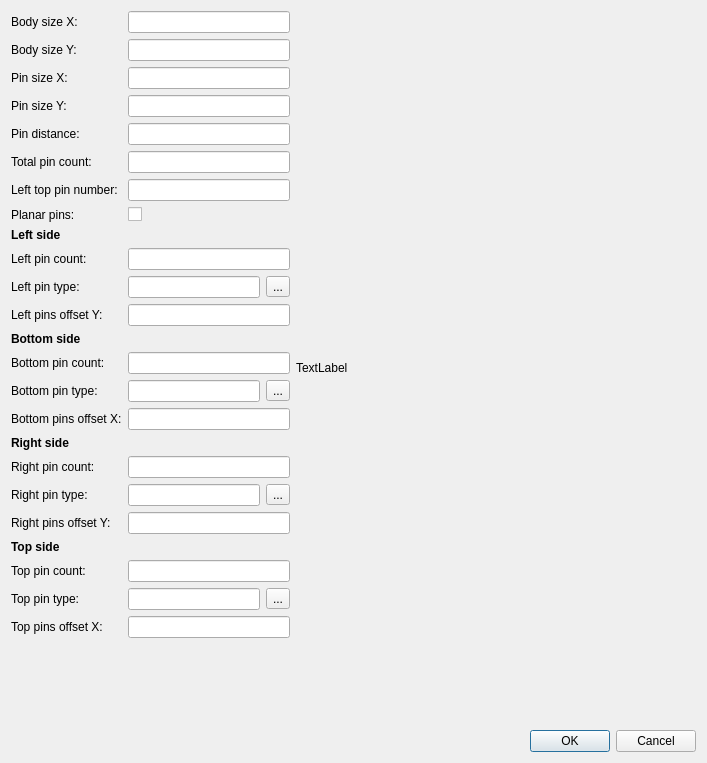
<?xml version="1.0" encoding="UTF-8"?>
<ui version="4.0">
 <class>SdDMasterPartQuadSide</class>
 <widget class="QDialog" name="SdDMasterPartQuadSide">
  <property name="geometry">
   <rect>
    <x>0</x>
    <y>0</y>
    <width>707</width>
    <height>763</height>
   </rect>
  </property>
  <property name="windowTitle">
   <string>Quad side pins part master</string>
  </property>
  <layout class="QVBoxLayout" name="verticalLayout">
   <item>
    <layout class="QHBoxLayout" name="horizontalLayout_5">
     <item>
      <layout class="QFormLayout" name="formLayout">
       <item row="0" column="0">
        <widget class="QLabel" name="label">
         <property name="text">
          <string>Body size X:</string>
         </property>
        </widget>
       </item>
       <item row="0" column="1">
        <widget class="QLineEdit" name="mBodySizeX"/>
       </item>
       <item row="1" column="0">
        <widget class="QLabel" name="label_2">
         <property name="text">
          <string>Body size Y:</string>
         </property>
        </widget>
       </item>
       <item row="1" column="1">
        <widget class="QLineEdit" name="mBodySizeY"/>
       </item>
       <item row="2" column="0">
        <widget class="QLabel" name="label_15">
         <property name="text">
          <string>Pin size X:</string>
         </property>
        </widget>
       </item>
       <item row="2" column="1">
        <widget class="QLineEdit" name="mPinSizeX"/>
       </item>
       <item row="3" column="0">
        <widget class="QLabel" name="label_3">
         <property name="text">
          <string>Pin size Y:</string>
         </property>
        </widget>
       </item>
       <item row="3" column="1">
        <widget class="QLineEdit" name="mPinSizeY"/>
       </item>
       <item row="4" column="0">
        <widget class="QLabel" name="label_6">
         <property name="text">
          <string>Pin distance:</string>
         </property>
        </widget>
       </item>
       <item row="4" column="1">
        <widget class="QLineEdit" name="mPinDistance"/>
       </item>
       <item row="5" column="0">
        <widget class="QLabel" name="label_10">
         <property name="text">
          <string>Total pin count:</string>
         </property>
        </widget>
       </item>
       <item row="5" column="1">
        <widget class="QLineEdit" name="mTotalPinCount"/>
       </item>
       <item row="6" column="0">
        <widget class="QLabel" name="label_16">
         <property name="text">
          <string>Left top pin number:</string>
         </property>
        </widget>
       </item>
       <item row="6" column="1">
        <widget class="QLineEdit" name="mLeftTopPinNumber"/>
       </item>
       <item row="7" column="0">
        <widget class="QLabel" name="label_14">
         <property name="text">
          <string>Planar pins:</string>
         </property>
        </widget>
       </item>
       <item row="7" column="1">
        <widget class="QCheckBox" name="mPlanar">
         <property name="text">
          <string/>
         </property>
        </widget>
       </item>
       <item row="8" column="0">
        <widget class="QLabel" name="label_12">
         <property name="font">
          <font>
           <weight>75</weight>
           <bold>true</bold>
          </font>
         </property>
         <property name="text">
          <string>Left side</string>
         </property>
        </widget>
       </item>
       <item row="9" column="0">
        <widget class="QLabel" name="label_4">
         <property name="text">
          <string>Left pin count:</string>
         </property>
        </widget>
       </item>
       <item row="9" column="1">
        <widget class="QLineEdit" name="mLeftPinCount"/>
       </item>
       <item row="10" column="0">
        <widget class="QLabel" name="label_5">
         <property name="text">
          <string>Left pin type:</string>
         </property>
        </widget>
       </item>
       <item row="10" column="1">
        <layout class="QHBoxLayout" name="horizontalLayout">
         <item>
          <widget class="QLineEdit" name="mLeftPinType"/>
         </item>
         <item>
          <widget class="QToolButton" name="mLeftPinTypeSelect">
           <property name="text">
            <string>...</string>
           </property>
          </widget>
         </item>
        </layout>
       </item>
       <item row="11" column="0">
        <widget class="QLabel" name="label_7">
         <property name="text">
          <string>Left pins offset Y:</string>
         </property>
        </widget>
       </item>
       <item row="11" column="1">
        <widget class="QLineEdit" name="mLeftPinOffsetY"/>
       </item>
       <item row="12" column="0">
        <widget class="QLabel" name="label_13">
         <property name="font">
          <font>
           <weight>75</weight>
           <bold>true</bold>
          </font>
         </property>
         <property name="text">
          <string>Bottom side</string>
         </property>
        </widget>
       </item>
       <item row="13" column="0">
        <widget class="QLabel" name="label_8">
         <property name="text">
          <string>Bottom pin count:</string>
         </property>
        </widget>
       </item>
       <item row="13" column="1">
        <widget class="QLineEdit" name="mBottomPinCount"/>
       </item>
       <item row="14" column="0">
        <widget class="QLabel" name="label_11">
         <property name="text">
          <string>Bottom pin type:</string>
         </property>
        </widget>
       </item>
       <item row="14" column="1">
        <layout class="QHBoxLayout" name="horizontalLayout_2">
         <item>
          <widget class="QLineEdit" name="mBottomPinType"/>
         </item>
         <item>
          <widget class="QToolButton" name="mBottomPinTypeSelect">
           <property name="text">
            <string>...</string>
           </property>
          </widget>
         </item>
        </layout>
       </item>
       <item row="15" column="0">
        <widget class="QLabel" name="label_9">
         <property name="text">
          <string>Bottom pins offset X:</string>
         </property>
        </widget>
       </item>
       <item row="15" column="1">
        <widget class="QLineEdit" name="mBottomPinOffsetX"/>
       </item>
       <item row="16" column="0">
        <widget class="QLabel" name="label_19">
         <property name="font">
          <font>
           <weight>75</weight>
           <bold>true</bold>
          </font>
         </property>
         <property name="text">
          <string>Right side</string>
         </property>
        </widget>
       </item>
       <item row="17" column="0">
        <widget class="QLabel" name="label_23">
         <property name="text">
          <string>Right pin count:</string>
         </property>
        </widget>
       </item>
       <item row="17" column="1">
        <widget class="QLineEdit" name="mRightPinCount"/>
       </item>
       <item row="18" column="0">
        <widget class="QLabel" name="label_21">
         <property name="text">
          <string>Right pin type:</string>
         </property>
        </widget>
       </item>
       <item row="18" column="1">
        <layout class="QHBoxLayout" name="horizontalLayout_3">
         <item>
          <widget class="QLineEdit" name="mRightPinType"/>
         </item>
         <item>
          <widget class="QToolButton" name="mRightPinTypeSelect">
           <property name="text">
            <string>...</string>
           </property>
          </widget>
         </item>
        </layout>
       </item>
       <item row="19" column="0">
        <widget class="QLabel" name="label_25">
         <property name="text">
          <string>Right pins offset Y:</string>
         </property>
        </widget>
       </item>
       <item row="19" column="1">
        <widget class="QLineEdit" name="mRightPinOffsetY"/>
       </item>
       <item row="20" column="0">
        <widget class="QLabel" name="label_24">
         <property name="font">
          <font>
           <weight>75</weight>
           <bold>true</bold>
          </font>
         </property>
         <property name="text">
          <string>Top side</string>
         </property>
        </widget>
       </item>
       <item row="21" column="0">
        <widget class="QLabel" name="label_20">
         <property name="text">
          <string>Top pin count:</string>
         </property>
        </widget>
       </item>
       <item row="21" column="1">
        <widget class="QLineEdit" name="mTopPinCount"/>
       </item>
       <item row="22" column="0">
        <widget class="QLabel" name="label_22">
         <property name="text">
          <string>Top pin type:</string>
         </property>
        </widget>
       </item>
       <item row="22" column="1">
        <layout class="QHBoxLayout" name="horizontalLayout_4">
         <item>
          <widget class="QLineEdit" name="mTopPinType"/>
         </item>
         <item>
          <widget class="QToolButton" name="mTopPinTypeSelect">
           <property name="text">
            <string>...</string>
           </property>
          </widget>
         </item>
        </layout>
       </item>
       <item row="23" column="0">
        <widget class="QLabel" name="label_18">
         <property name="text">
          <string>Top pins offset X:</string>
         </property>
        </widget>
       </item>
       <item row="23" column="1">
        <widget class="QLineEdit" name="mTopPinOffsetX"/>
       </item>
      </layout>
     </item>
     <item>
      <widget class="QLabel" name="mPreview">
       <property name="minimumSize">
        <size>
         <width>400</width>
         <height>400</height>
        </size>
       </property>
       <property name="text">
        <string>TextLabel</string>
       </property>
      </widget>
     </item>
    </layout>
   </item>
   <item>
    <widget class="QDialogButtonBox" name="buttonBox">
     <property name="orientation">
      <enum>Qt::Horizontal</enum>
     </property>
     <property name="standardButtons">
      <set>QDialogButtonBox::Cancel|QDialogButtonBox::Ok</set>
     </property>
    </widget>
   </item>
  </layout>
 </widget>
 <resources/>
 <connections/>
</ui>
